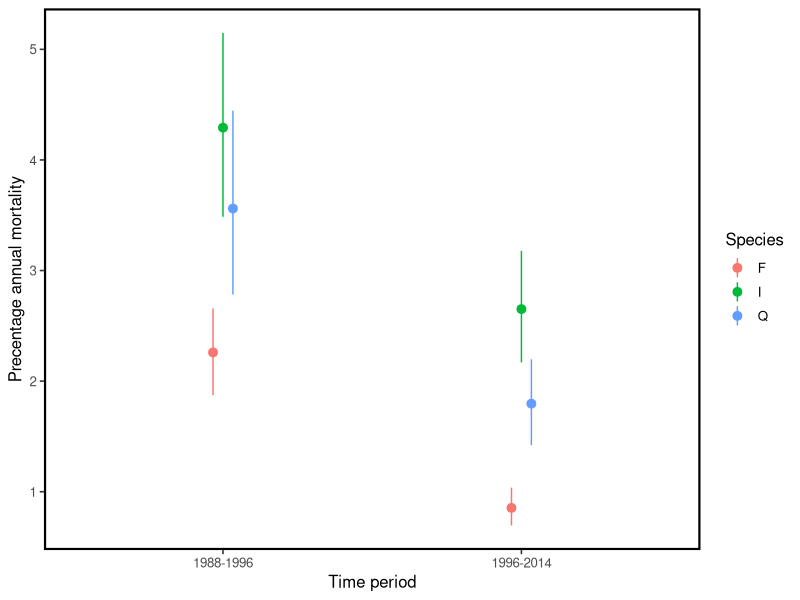

Reproduce this figure in R. (Note: this script raises an error after producing the figure.)
#script to produce summary of mortality and recruitment
#for beech, oak and holly for each survey period

rm(list=ls(all=TRUE))
library(ggplot2)
library(plyr)
library(reshape2)

#load data
MR<-read.csv("Data/Dead_size.csv")
head(MR)
MR<-subset(MR,Species=="Q"|Species=="F"|Species=="I")
MR<-subset(MR,!is.na(Dead2))
MR$Dead3<-ifelse(MR$Dead2==1,1,0)#1=dead 0=alive
MR$Recruit<-ifelse(MR$Dead2==2,1,0)


#########################################################
#calculate mortality rate and bootstrapped CIs for this##
#based on Margrove et al 2015 - Impacts of an Extreme 
#Precipitation Event on Dipterocarp Mortality 
#and Habitat Filtering in a Bornean Tropical Rain Forest

#bootstrap of recruitment for beech 
keeps<-c("Year","Species","Dead","Dead3")
Mort<-MR[keeps]
head(Mort)
MR_rows<-unique(Mort[c("Species","Year")])
MR_rows<-MR_rows[with(MR_rows, order(Species,Year)), ]

#run a loop to get bootstrap CIs for each of these estimates
Mort_boot<-NULL
Boot_results<-NULL
Species_un<-unique(MR_rows$Species)
Years_un<-sort(unique(MR_rows$Year))
for (k in 1:length(Species_un)){
  Mort2<-subset(Mort,Species==Species_un[k])
  for (i in 2:length(Years_un)){
  Mort_boot2<-NULL
  N0<-subset(Mort2,Year==Years_un[i-1])
  N1<-subset(Mort2,Year==Years_un[i])
  for (j in 1:10000){
    N0_alive<-nrow(N0)-sum(N0$Dead,na.rm = T)
    Mort_sample<-sample(N1$Dead3,size=N0_alive,replace = T)
    T<-Years_un[i]-Years_un[i-1]
    Val<-1-(((N0_alive-sum(Mort_sample))/N0_alive)^(1/T))
    Mort_boot2<-rbind(Val,Mort_boot2) 
  }
  Mort_boot<-data.frame(Period=as.character(paste(Years_un[i-1],"-",Years_un[i],sep="")),
                        Species=as.character(Species_un[k]),
                        Mort=quantile(Mort_boot2,probs = c(0.025,0.5,0.975))[2],
                        Mort_UCI=quantile(Mort_boot2,probs = c(0.025,0.5,0.975))[3],
                        Mort_LCI=quantile(Mort_boot2,probs = c(0.025,0.5,0.975))[1])
  Boot_results<-rbind(Mort_boot,Boot_results)
}
}

Boot_results$Period2<-factor(Boot_results$Period,c("1964-1984","1984-1988","1988-1996","1996-2014"))

Mort_results<-Boot_results

#plot bootstrapped mortality estimates
theme_set(theme_bw(base_size=12))
Mort_plot<-ggplot(Mort_results,aes(x=Period2,y=Mort*100,ymax=Mort_UCI*100,ymin=Mort_LCI*100,colour=Species))+geom_pointrange(position=position_dodge(width=0.1))
Mort_plot2<-Mort_plot+theme(panel.grid.major = element_blank(),panel.grid.minor = element_blank(),panel.border = element_rect(size=1.5,colour="black",fill=NA))
Mort_plot2+ylab("Precentage annual mortality")+xlab("Time period")
ggsave("Figures/Annual_mortality.png",height=4,width=6,dpi=1200,units="in")




####
#bootstrap of recruitment
keeps<-c("Year","Species","Dead","Recruit")
Rec<-MR[keeps]
head(Rec)
Rec_rows<-unique(Rec[c("Species","Year")])
Rec_rows<-Rec_rows[with(Rec_rows, order(Species,Year)), ]



Rec_boot<-NULL
Boot_results<-NULL
Species_un<-as.character(unique(Rec_rows$Species))
Years_un<-sort(unique(Rec_rows$Year))
for (k in 1:length(Species_un)){
  Rec2<-subset(Rec,Species==Species_un[k])
  for (i in 2:length(Years_un)){
    Rec_boot2<-NULL
    N0<-subset(Rec2,Year==Years_un[i-1])#number alive at time step 0
    N1<-subset(Rec2,Year==Years_un[i]) #number of recruits at time step 1
    for (j in 1:10000){
      N0_alive<-nrow(N0)-sum(N0$Dead,na.rm = T)
      Rec_sample<-sample(N1$Recruit,size=N0_alive,replace = T)
      T<-Years_un[i]-Years_un[i-1]
      Val<-1-(((N0_alive-sum(Rec_sample))/N0_alive)^(1/T))
      Rec_boot2<-rbind(Val,Rec_boot2) 
    }
    Rec_boot<-data.frame(Period=as.character(paste(Years_un[i-1],"-",Years_un[i],sep="")),
                          Species=as.character(Species_un[k]),
                          Rec=quantile(Rec_boot2,probs = c(0.025,0.5,0.975))[2],
                          Rec_UCI=quantile(Rec_boot2,probs = c(0.025,0.5,0.975))[3],
                          Rec_LCI=quantile(Rec_boot2,probs = c(0.025,0.5,0.975))[1])
    Boot_results<-rbind(Rec_boot,Boot_results)
  }
}

head(Boot_results)

#plot bootstrapped recruitment estimates
Boot_results$Period2<-factor(Boot_results$Period,c("1964-1984","1984-1988","1988-1996","1996-2014"))
Rec_results<-Boot_results
Mort_results

theme_set(theme_bw(base_size=12))
Rec_plot<-ggplot(Rec_results,aes(x=Period2,y=Rec*100,ymax=Rec_UCI*100,ymin=Rec_LCI*100,colour=Species))+geom_pointrange(position=position_dodge(width=0.1))
Rec_plot2<-Rec_plot+theme(panel.grid.major = element_blank(),panel.grid.minor = element_blank(),panel.border = element_rect(size=1.5,colour="black",fill=NA))
Rec_plot2+ylab("Percentage annual recruitment")+xlab("Time period")
ggsave("Figures/Annual_recruitment.png",height=4,width=6,dpi=1200,units="in")

Rec_results$Change<-Rec_results$Rec-Mort_results$Mort
Rec_results$Change_UCI<-Rec_results$Rec_UCI-Mort_results$Mort_LCI
Rec_results$Change_LCI<-Rec_results$Rec_LCI-Mort_results$Mort_UCI

#now plot percentage change in populations
theme_set(theme_bw(base_size=12))
Change_plot<-ggplot(Rec_results,aes(x=Period2,y=Change*100,ymax=Change_UCI*100,ymin=Change_LCI*100,colour=Species))+geom_pointrange(position=position_dodge(width=0.1))
Change_plot2<-Change_plot+theme(panel.grid.major = element_blank(),panel.grid.minor = element_blank(),panel.border = element_rect(size=1.5,colour="black",fill=NA))
Change_plot2+ylab("Percentage annual change in population")+xlab("Time period")
ggsave("Figures/Annual_change.png",height=4,width=6,dpi=1200,units="in")


